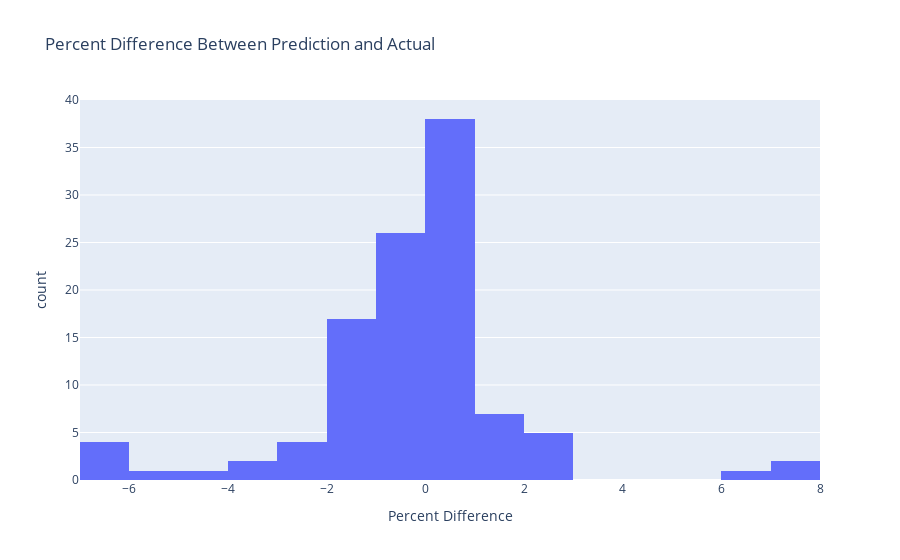

Notebook code for this chart:
### Code cell
# use plotly express to create a histogram of the percent difference
fig = px.histogram(results_df, x="Percent Difference", title="Percent Difference Between Prediction and Actual")
fig.show()

### Figure 1 — Plotly figure (JSON) as saved in the notebook; plotly's stock layout.template omitted (floating-point values rounded to 4 significant figures)
{"data": [{"alignmentgroup": "True", "bingroup": "x", "hovertemplate": "Percent Difference=%{x}<br>count=%{y}<extra></extra>", "legendgroup": "", "marker": {"color": "#636efa", "pattern": {"shape": ""}}, "name": "", "offsetgroup": "", "orientation": "v", "showlegend": false, "type": "histogram", "x": [0.4163, -1.121, -2.501, 0.5774, -1.0, 0.07022, -1.258, 7.178, 0.6521, -1.411, -0.4517, -0.2353, -0.7625, 0.1254, -1.28, 1.652, -6.334, 0.1197, -0.2365, -0.3206, 2.502, 1.992, -0.7351, 0.1326, -0.5152, -0.2129, -1.183, 0.1635, -0.7125, -4.976, -6.193, -6.182, 1.809, 0.7406, -1.122, -0.3759, 1.517, 0.05192, 0.6822, -2.405, -1.682, -1.862, 0.2452, 0.2446, -3.125, 0.1339, -1.988, -0.07069, -1.01, 0.3543, -0.1472, 0.6822, -0.987, -1.82, -1.589, 0.3297, -6.83, 0.6777, -5.33, 0.6287, 0.6351, 2.886, 7.31, 0.1702, -0.1002, 0.3146, -1.704, -0.0537, 0.414, -0.9322, -0.5384, 0.3943, -0.1682, -2.206, 2.006, -0.6693, -3.156, 2.123, 0.3949, 1.07, 2.69, -0.08651, 0.8745, -1.19, 1.928, 0.2237, 0.6385, 0.452, 0.8362, -1.402, -0.1493, 0.1105, 0.6751, -2.179, 0.5501, -1.572, -0.7845, 0.6565, 6.358, 0.8238, 0.1633, -0.4732, 1.189, 0.3098, -0.1325, -0.172, 0.9917, -0.5148], "xaxis": "x", "yaxis": "y"}], "layout": {"barmode": "relative", "legend": {"tracegroupgap": 0}, "title": {"text": "Percent Difference Between Prediction and Actual"}, "xaxis": {"anchor": "y", "domain": [0, 1], "title": {"text": "Percent Difference"}}, "yaxis": {"anchor": "x", "domain": [0, 1], "title": {"text": "count"}}}}
